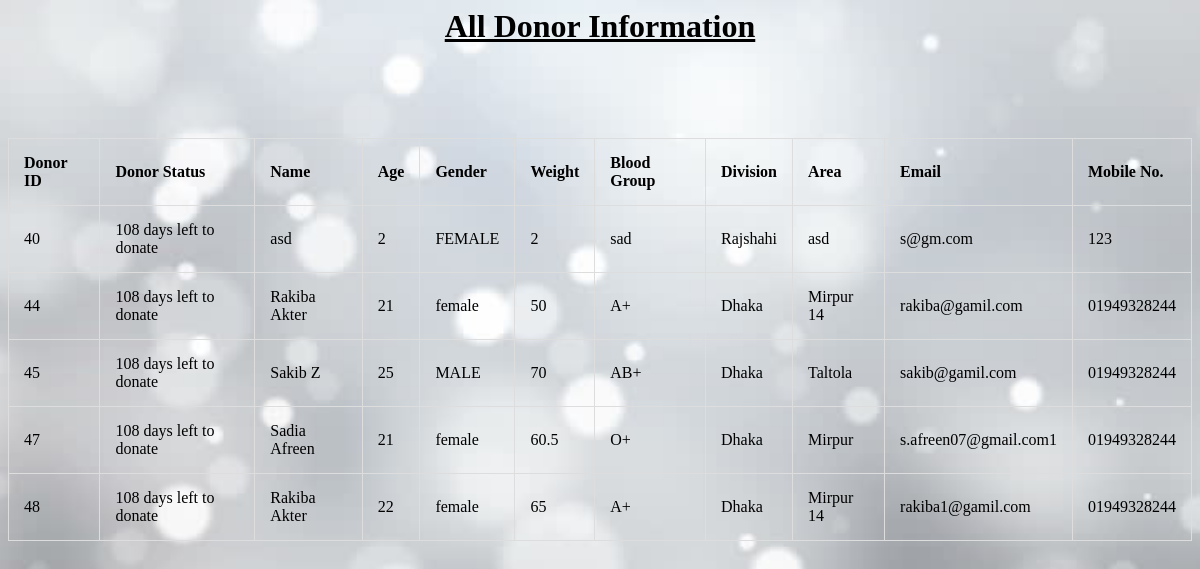
Page /CODE/Life_Support/Donor_Information.php on the committed database.
### tables this page shows
CREATE TABLE `donor` (
  `D_ID` int(11) NOT NULL,
  `D_Age` int(11) DEFAULT NULL,
  `D_Name` varchar(255) DEFAULT NULL,
  `D_Gender` varchar(255) DEFAULT NULL,
  `D_Weight` varchar(255) DEFAULT NULL,
  `D_BloodGroup` varchar(255) DEFAULT NULL,
  `D_Division` varchar(255) DEFAULT NULL,
  `D_Area` varchar(255) DEFAULT NULL,
  `D_Email` varchar(255) DEFAULT NULL,
  `D_Mobile` varchar(255) DEFAULT NULL
);

CREATE TABLE `donor_status` (
  `D_ID` int(11) NOT NULL,
  `status` varchar(255) DEFAULT NULL
);

### CODE/Life_Support/Donor_Information.php (the view, shortened to what this page needs)
<html>
<head>
    <link rel="stylesheet" href="css/styleD.css">
</head>
<body>
  <?php
  $conn = OpenCon();
  $sql = "SELECT * FROM donor";
  $result = mysqli_query($conn, $sql);
  $sql = "SELECT status from donor_status";
  $result2 = mysqli_query($conn, $sql);
  $row2 = mysqli_fetch_assoc($result2);
  ?>
  <center><h1><u>All Donor Information</u></h1></center>
  <br><br><br><br>
      <table>
        <tr>
        <th>Donor ID</th>
                    <th>Donor Status</th>
                    <th>Name</th>
                    <th>Age</th>
                    <th>Gender</th>
                    <th>Weight</th>
                    <th>Blood Group</th>
                    <th>Division</th>
                    <th>Area</th>
                    <th>Email</th>
                    <th>Mobile No.</th>
        </tr>
        <?php
    while (($row1 = mysqli_fetch_assoc($result))) {
      ?>
        <tr>
          <td><?php echo $row1["D_ID"]."<br>"; ?></td>
          <td><?php echo $row2["status"] . "<br>"; ?></td>
          <td><?php echo $row1["D_Name"]."<br>"; ?></td>
          <td><?php echo $row1["D_Age"]."<br>"; ?></td>
          <td><?php echo $row1["D_Gender"]."<br>"; ?></td>
          <td><?php echo $row1["D_Weight"]."<br>"; ?></td>
          <td><?php echo $row1["D_BloodGroup"]."<br>"; ?></td>
          <td><?php echo $row1["D_Division"]."<br>"; ?></td>
          <td><?php echo $row1["D_Area"]."<br>"; ?></td>
          <td><?php echo $row1["D_Email"]."<br>"; ?></td>
          <td><?php echo $row1["D_Mobile"]."<br>"; ?></td>
        </tr>
    <?php
    }
    ?>
  </table>
</body>

### CODE/Life_Support/Donor_Information.php (style rules this page uses)
table, td, th { border: 1px solid #ddd; text-align: left; }
table { border-collapse: collapse; width: 100%; }
th, td { padding: 15px; }
body { background-image: url(images/theme2.jpg); height: 605px; background-repeat: no-repeat; background-size: cover; background-position: center; position: relative; }

### rows in the picture
donor: D_ID "40", D_Name "asd", D_Age "2", D_Gender "FEMALE", D_Weight "2", D_BloodGroup "sad", D_Division "Rajshahi", D_Area "asd", D_Email "s@gm.com", D_Mobile "123"
donor_status: status "108 days left to donate"
donor: D_ID "44", D_Name "Rakiba Akter", D_Age "21", D_Gender "female", D_Weight "50", D_BloodGroup "A+", D_Division "Dhaka", D_Area "Mirpur 14", D_Email "rakiba@gamil.com", D_Mobile "01949328244"
donor: D_ID "45", D_Name "Sakib Z", D_Age "25", D_Gender "MALE", D_Weight "70", D_BloodGroup "AB+", D_Division "Dhaka", D_Area "Taltola", D_Email "sakib@gamil.com", D_Mobile "01949328244"
donor: D_ID "47", D_Name "Sadia Afreen", D_Age "21", D_Gender "female", D_Weight "60.5", D_BloodGroup "O+", D_Division "Dhaka", D_Area "Mirpur", D_Email "s.afreen07@gmail.com1", D_Mobile "01949328244"
donor: D_ID "48", D_Name "Rakiba Akter", D_Age "22", D_Gender "female", D_Weight "65", D_BloodGroup "A+", D_Division "Dhaka", D_Area "Mirpur 14", D_Email "rakiba1@gamil.com", D_Mobile "01949328244"
